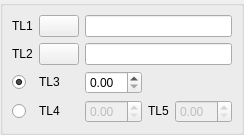
<ui version="4.0" >
 <class>DlgRef_2Sel3Spin2Rb_QTD</class>
 <widget class="QWidget" name="DlgRef_2Sel3Spin2Rb_QTD" >
  <property name="geometry" >
   <rect>
    <x>0</x>
    <y>0</y>
    <width>211</width>
    <height>128</height>
   </rect>
  </property>
  <property name="windowTitle" >
   <string>DlgRef_2Sel3Spin2Rb_QTD</string>
  </property>
  <layout class="QGridLayout" >
   <property name="leftMargin" >
    <number>0</number>
   </property>
   <property name="topMargin" >
    <number>0</number>
   </property>
   <property name="rightMargin" >
    <number>0</number>
   </property>
   <property name="bottomMargin" >
    <number>0</number>
   </property>
   <property name="horizontalSpacing" >
    <number>0</number>
   </property>
   <property name="verticalSpacing" >
    <number>0</number>
   </property>
   <item row="0" column="0" >
    <widget class="QGroupBox" name="GroupBox1" >
     <property name="title" >
      <string/>
     </property>
     <layout class="QGridLayout" >
      <item row="0" column="0" >
       <widget class="QLabel" name="TextLabel1" >
        <property name="sizePolicy" >
         <sizepolicy vsizetype="Fixed" hsizetype="Fixed" >
          <horstretch>0</horstretch>
          <verstretch>0</verstretch>
         </sizepolicy>
        </property>
        <property name="text" >
         <string>TL1</string>
        </property>
        <property name="wordWrap" >
         <bool>false</bool>
        </property>
       </widget>
      </item>
      <item row="0" column="1" >
       <widget class="QPushButton" name="PushButton1" >
        <property name="sizePolicy" >
         <sizepolicy vsizetype="Fixed" hsizetype="Fixed" >
          <horstretch>0</horstretch>
          <verstretch>0</verstretch>
         </sizepolicy>
        </property>
        <property name="text" >
         <string/>
        </property>
       </widget>
      </item>
      <item row="0" column="2" colspan="3" >
       <widget class="QLineEdit" name="LineEdit1" />
      </item>
      <item row="1" column="0" >
       <widget class="QLabel" name="TextLabel2" >
        <property name="sizePolicy" >
         <sizepolicy vsizetype="Fixed" hsizetype="Fixed" >
          <horstretch>0</horstretch>
          <verstretch>0</verstretch>
         </sizepolicy>
        </property>
        <property name="text" >
         <string>TL2</string>
        </property>
        <property name="wordWrap" >
         <bool>false</bool>
        </property>
       </widget>
      </item>
      <item row="1" column="1" >
       <widget class="QPushButton" name="PushButton2" >
        <property name="sizePolicy" >
         <sizepolicy vsizetype="Fixed" hsizetype="Fixed" >
          <horstretch>0</horstretch>
          <verstretch>0</verstretch>
         </sizepolicy>
        </property>
        <property name="text" >
         <string/>
        </property>
       </widget>
      </item>
      <item row="1" column="2" colspan="3" >
       <widget class="QLineEdit" name="LineEdit2" />
      </item>
      <item row="2" column="0" >
       <widget class="QRadioButton" name="RadioButton1" >
        <property name="text" >
         <string/>
        </property>
        <property name="checked" >
         <bool>true</bool>
        </property>
       </widget>
      </item>
      <item row="2" column="1" >
       <widget class="QLabel" name="TextLabel3" >
        <property name="sizePolicy" >
         <sizepolicy vsizetype="Fixed" hsizetype="Fixed" >
          <horstretch>0</horstretch>
          <verstretch>0</verstretch>
         </sizepolicy>
        </property>
        <property name="text" >
         <string>TL3</string>
        </property>
        <property name="wordWrap" >
         <bool>false</bool>
        </property>
       </widget>
      </item>
      <item row="2" column="2" >
       <widget class="SalomeApp_DoubleSpinBox" name="SpinBox_DX" />
      </item>
      <item row="3" column="0" >
       <widget class="QRadioButton" name="RadioButton2" >
        <property name="text" >
         <string/>
        </property>
       </widget>
      </item>
      <item row="3" column="1" >
       <widget class="QLabel" name="TextLabel4" >
        <property name="sizePolicy" >
         <sizepolicy vsizetype="Fixed" hsizetype="Fixed" >
          <horstretch>0</horstretch>
          <verstretch>0</verstretch>
         </sizepolicy>
        </property>
        <property name="text" >
         <string>TL4</string>
        </property>
        <property name="wordWrap" >
         <bool>false</bool>
        </property>
       </widget>
      </item>
      <item row="3" column="2" >
       <widget class="SalomeApp_DoubleSpinBox" name="SpinBox_DY" >
        <property name="enabled" >
         <bool>false</bool>
        </property>
       </widget>
      </item>
      <item row="3" column="3" >
       <widget class="QLabel" name="TextLabel5" >
        <property name="sizePolicy" >
         <sizepolicy vsizetype="Fixed" hsizetype="Fixed" >
          <horstretch>0</horstretch>
          <verstretch>0</verstretch>
         </sizepolicy>
        </property>
        <property name="text" >
         <string>TL5</string>
        </property>
        <property name="wordWrap" >
         <bool>false</bool>
        </property>
       </widget>
      </item>
      <item row="3" column="4" >
       <widget class="SalomeApp_DoubleSpinBox" name="SpinBox_DZ" >
        <property name="enabled" >
         <bool>false</bool>
        </property>
       </widget>
      </item>
     </layout>
    </widget>
   </item>
  </layout>
 </widget>
 <customwidgets>
  <customwidget>
   <class>SalomeApp_DoubleSpinBox</class>
   <extends>QDoubleSpinBox</extends>
   <header location="global" >gui/SalomeApp_DoubleSpinBox.h</header>
  </customwidget>
 </customwidgets>
 <tabstops>
  <tabstop>PushButton1</tabstop>
  <tabstop>LineEdit1</tabstop>
  <tabstop>PushButton2</tabstop>
  <tabstop>LineEdit2</tabstop>
  <tabstop>RadioButton1</tabstop>
  <tabstop>SpinBox_DX</tabstop>
  <tabstop>RadioButton2</tabstop>
  <tabstop>SpinBox_DY</tabstop>
  <tabstop>SpinBox_DZ</tabstop>
 </tabstops>
 <resources/>
 <connections/>
</ui>
